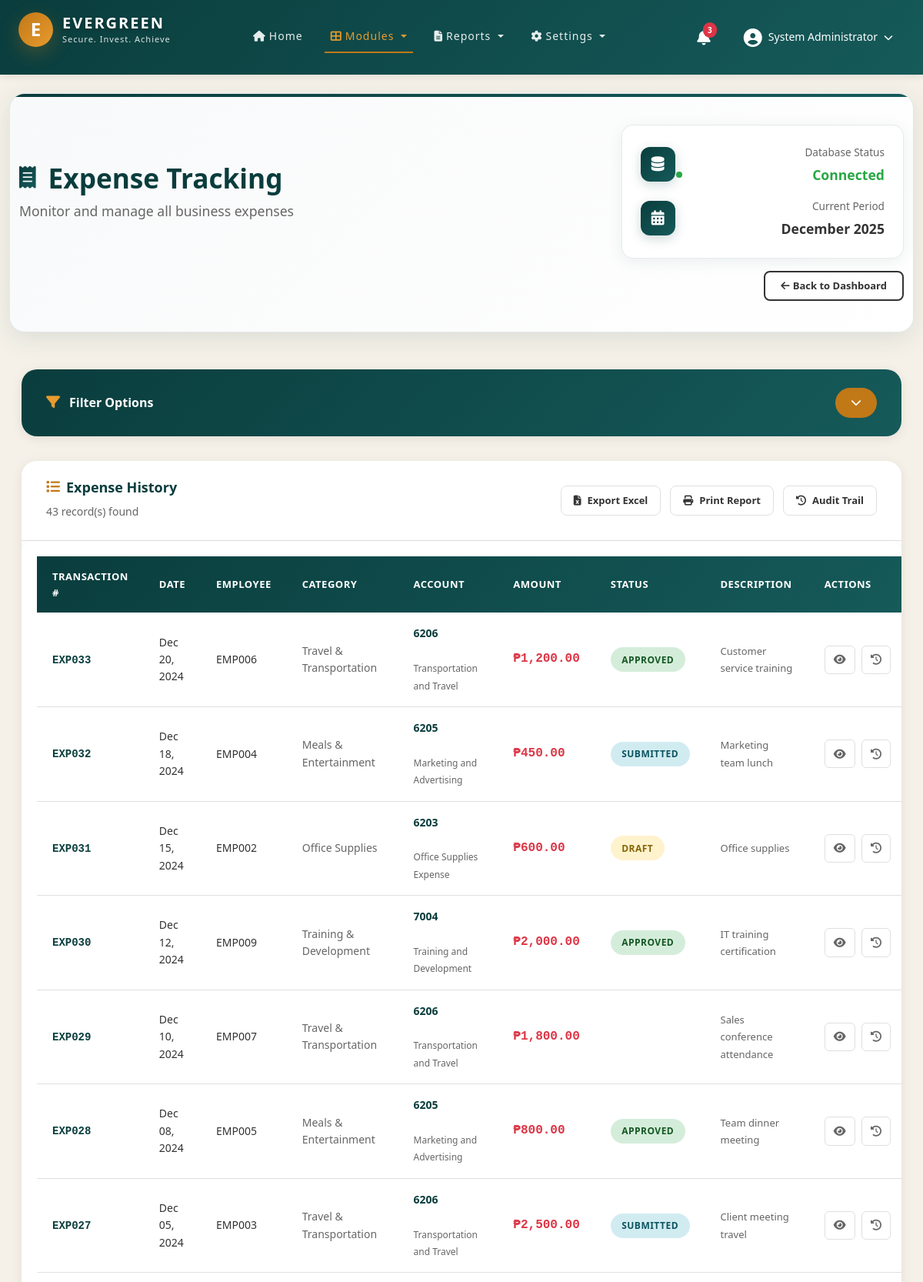
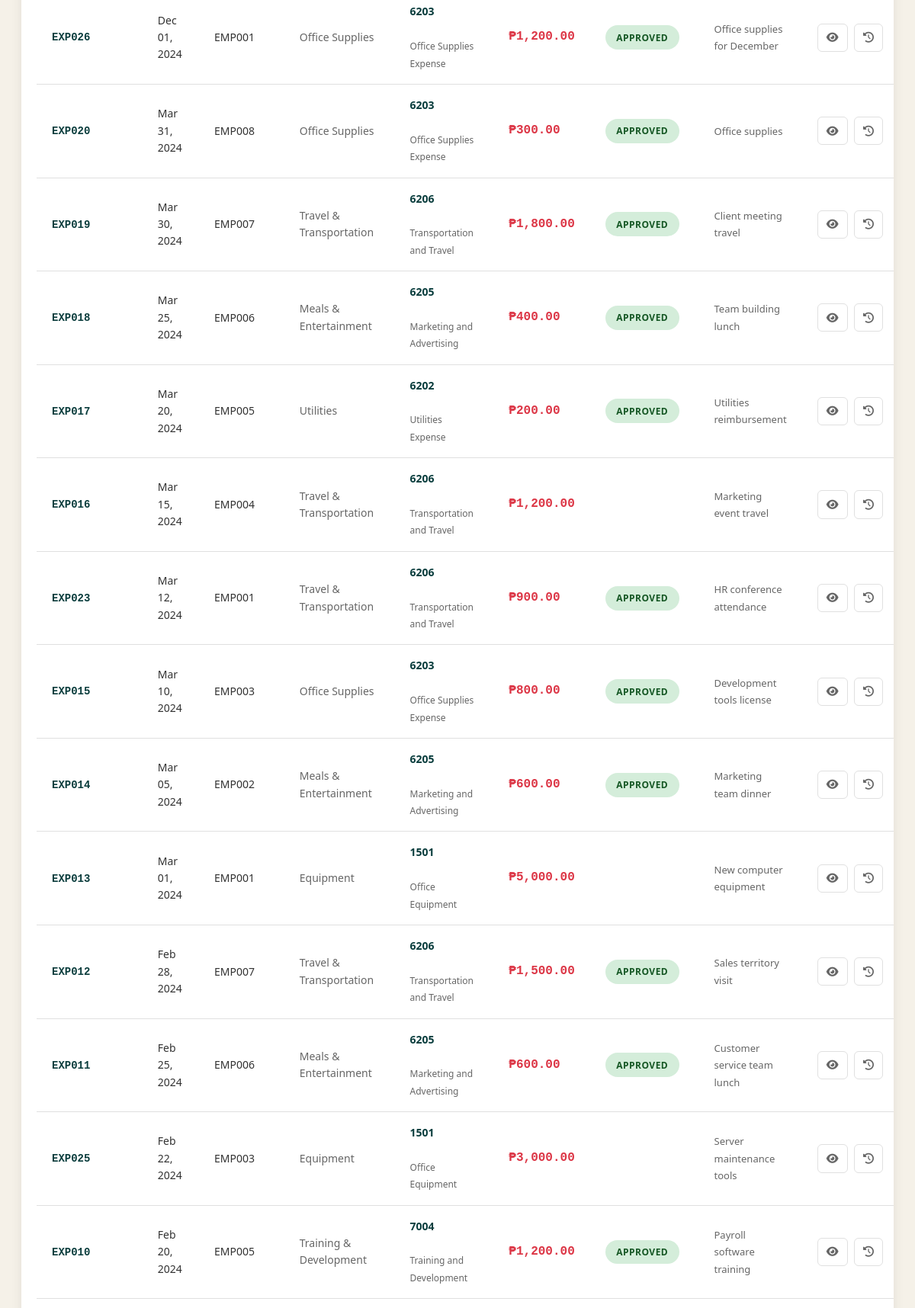
The app's page /modules/expense-tracking.php (signed in, upper part) with its own data (2 pictures, top to bottom).
### tables this page shows
CREATE TABLE users (
    id INT AUTO_INCREMENT PRIMARY KEY,
    username VARCHAR(50) UNIQUE NOT NULL,
    password_hash VARCHAR(255) NOT NULL,
    email VARCHAR(100) UNIQUE NOT NULL,
    full_name VARCHAR(100) NOT NULL,
    is_active BOOLEAN DEFAULT TRUE,
    last_login DATETIME,
    created_at DATETIME DEFAULT CURRENT_TIMESTAMP,
    updated_at DATETIME DEFAULT CURRENT_TIMESTAMP ON UPDATE CURRENT_TIMESTAMP,
    INDEX idx_username (username),
    INDEX idx_email (email)
);

CREATE TABLE expense_claims (
    id BIGINT AUTO_INCREMENT PRIMARY KEY,
    claim_no VARCHAR(50) UNIQUE NOT NULL,
    employee_external_no VARCHAR(100) NOT NULL,
    expense_date DATE NOT NULL,
    category_id INT NOT NULL,
    amount DECIMAL(18,2) NOT NULL,
    description TEXT,
    status ENUM('draft','submitted','approved','rejected','paid') DEFAULT 'draft',
    approved_by INT,
    approved_at DATETIME,
    payment_id BIGINT,
    journal_entry_id BIGINT,
    created_at DATETIME DEFAULT CURRENT_TIMESTAMP,
    FOREIGN KEY (category_id) REFERENCES expense_categories(id),
    FOREIGN KEY (approved_by) REFERENCES users(id),
    FOREIGN KEY (payment_id) REFERENCES payments(id),
    FOREIGN KEY (journal_entry_id) REFERENCES journal_entries(id),
    INDEX idx_claim_no (claim_no),
    INDEX idx_status (status)
);

CREATE TABLE expense_categories (
    id INT AUTO_INCREMENT PRIMARY KEY,
    code VARCHAR(20) UNIQUE NOT NULL,
    name VARCHAR(100) NOT NULL,
    account_id INT NOT NULL,
    description TEXT,
    is_active BOOLEAN DEFAULT TRUE,
    FOREIGN KEY (account_id) REFERENCES accounts(id),
    INDEX idx_code (code)
);

CREATE TABLE accounts (
    id INT AUTO_INCREMENT PRIMARY KEY,
    code VARCHAR(50) UNIQUE NOT NULL,
    name VARCHAR(150) NOT NULL,
    type_id INT NOT NULL,
    parent_account_id INT NULL,
    description TEXT,
    is_active BOOLEAN DEFAULT TRUE,
    created_by INT NOT NULL,
    created_at DATETIME DEFAULT CURRENT_TIMESTAMP,
    updated_at DATETIME DEFAULT CURRENT_TIMESTAMP ON UPDATE CURRENT_TIMESTAMP,
    FOREIGN KEY (type_id) REFERENCES account_types(id),
    FOREIGN KEY (parent_account_id) REFERENCES accounts(id),
    FOREIGN KEY (created_by) REFERENCES users(id),
    INDEX idx_code (code),
    INDEX idx_type_id (type_id)
);

### includes/session.php (called while the page is built, shortened)
<?php
function isLoggedIn() {
    return isset($_SESSION['user_id']) && isset($_SESSION['username']);
}
function getCurrentUser() {
    if (isLoggedIn()) {
        return [
            'id' => $_SESSION['user_id'],
            'username' => $_SESSION['username'],
            'email' => $_SESSION['email'] ?? '',
            'full_name' => $_SESSION['full_name'] ?? ''
        ];
    }
    return null;
}

### modules/expense-tracking.php (the view, shortened to what this page needs)
<?php
require_once '../config/database.php';
require_once '../includes/session.php';
$current_user = getCurrentUser();
$applyFilters = isset($_GET['apply_filters']);
$sql = "SELECT
            ec.id,
            ec.claim_no as transaction_number,
            ec.employee_external_no as employee_name,
            ec.expense_date as transaction_date,
            ec.amount,
            ec.description,
            ec.status,
            'expense_claim' as transaction_type,
            ecat.name as category_name,
            ecat.code as category_code,
            a.code as account_code,
            a.name as account_name,
            ec.created_at,
            'System' as created_by_name,
            approver.full_name as approved_by_name,
            ec.approved_at
        FROM expense_claims ec
        LEFT JOIN expense_categories ecat ON ec.category_id = ecat.id
        LEFT JOIN accounts a ON ecat.account_id = a.id
        LEFT JOIN users approver ON ec.approved_by = approver.id
        WHERE 1=1";
$sql .= " ORDER BY ec.expense_date DESC, ec.created_at DESC";
$expenses = [];
$stmt = $conn->prepare($sql);
if ($stmt === false) {
    error_log("SQL Error: " . $conn->error);
    $expenses = [];
} else {
    if ($stmt->execute()) {
        $result = $stmt->get_result();
        $expenses = $result->fetch_all(MYSQLI_ASSOC);
    } else {
        error_log("SQL Execution Error: " . $stmt->error);
        $expenses = [];
    }
}
?>
<!DOCTYPE html>
<html lang="en">
<head>
    <link href="https://cdn.jsdelivr.net/npm/bootstrap@5.3.2/dist/css/bootstrap.min.css" rel="stylesheet">
    <link rel="stylesheet" href="https://cdnjs.cloudflare.com/ajax/libs/font-awesome/6.5.1/css/all.min.css">
    <link rel="stylesheet" href="../assets/css/style.css">
    <link rel="stylesheet" href="../assets/css/dashboard.css">
    <link rel="stylesheet" href="../assets/css/financial-reporting.css">
    <link rel="stylesheet" href="../assets/css/expense-tracking.css">
</head>
<body>
    <nav class="navbar navbar-expand-lg navbar-custom">
        <div class="container-fluid px-4">
            <div class="logo-section">
                <div class="logo-circle">E</div>
                <div class="logo-text">
                    <h1>EVERGREEN</h1>
                    <p>Secure. Invest. Achieve</p>
                </div>
            </div>
            <div class="collapse navbar-collapse justify-content-center" id="navbarNav">
                <ul class="navbar-nav">
                    <li class="nav-item">
                        <a class="nav-link" href="../core/dashboard.php">
                            <i class="fas fa-home me-1"></i>Home
                        </a>
                    </li>
                    <li class="nav-item dropdown">
                        <a class="nav-link dropdown-toggle active" href="#" id="modulesDropdown" role="button" data-bs-toggle="dropdown" aria-expanded="false">
                            <i class="fas fa-th-large me-1"></i>Modules
                        </a>
                    </li>
                    <li class="nav-item dropdown">
                        <a class="nav-link dropdown-toggle" href="#" id="reportsDropdown" role="button" data-bs-toggle="dropdown" aria-expanded="false">
                            <i class="fas fa-file-alt me-1"></i>Reports
                        </a>
                    </li>
                    <li class="nav-item dropdown">
                        <a class="nav-link dropdown-toggle" href="#" id="settingsDropdown" role="button" data-bs-toggle="dropdown" aria-expanded="false">
                            <i class="fas fa-cog me-1"></i>Settings
                        </a>
                    </li>
                </ul>
            </div>
            <div class="d-flex align-items-center gap-3">
                <div class="dropdown d-none d-md-block">
                    <a class="nav-icon-btn" href="#" id="notificationsDropdown" role="button" data-bs-toggle="dropdown" aria-expanded="false">
                        <i class="fas fa-bell"></i>
                        <span class="notification-badge">3</span>
                    </a>
                </div>
                <div class="dropdown">
                    <a class="user-profile-btn" href="#" id="userDropdown" role="button" data-bs-toggle="dropdown" aria-expanded="false">
                        <i class="fas fa-user-circle me-2"></i>
                        <span class="d-none d-lg-inline"><?php echo htmlspecialchars($current_user['full_name']); ?></span>
                        <i class="fas fa-chevron-down ms-2 d-none d-lg-inline"></i>
                    </a>
                </div>
            </div>
        </div>
    </nav>
    <main class="container-fluid py-4">
        <div class="beautiful-page-header mb-5">
            <div class="container-fluid">
                <div class="row align-items-center">
                    <div class="col-lg-8">
                        <div class="header-content">
                            <h1 class="page-title-beautiful">
                                <i class="fas fa-receipt me-3"></i>
                                Expense Tracking
                            </h1>
                            <p class="page-subtitle-beautiful">
                                Monitor and manage all business expenses
                            </p>
                        </div>
                    </div>
                    <div class="col-lg-4 text-lg-end">
                        <div class="header-info-card">
                            <div class="info-item">
                                <div class="info-icon">
                                    <i class="fas fa-database"></i>
                                </div>
                                <div class="info-content">
                                    <div class="info-label">Database Status</div>
                                    <div class="info-value status-connected">Connected</div>
                                </div>
                            </div>
                            <div class="info-item">
                                <div class="info-icon">
                                    <i class="fas fa-calendar-alt"></i>
                                </div>
                                <div class="info-content">
                                    <div class="info-label">Current Period</div>
                                    <div class="info-value"><?php echo date('F Y'); ?></div>
                                </div>
                            </div>
                        </div>
                    </div>
                </div>
                <div class="header-actions mt-3">
                    <a href="../core/dashboard.php" class="btn btn-outline-secondary">
                        <i class="fas fa-arrow-left me-1"></i>Back to Dashboard
                    </a>
                </div>
            </div>
        </div>
        <div class="module-content">
            <div class="filter-section">
                <div class="filter-header">
                    <h3><i class="fas fa-filter"></i> Filter Options</h3>
                    <button class="btn-toggle-filters" onclick="toggleFilters()">
                        <i class="fas fa-chevron-down"></i>
                    </button>
                </div>
            </div>
            <div class="results-section">
                <div class="results-header">
                    <div class="results-info">
                        <h3><i class="fas fa-list"></i> Expense History</h3>
                        <span class="results-count">
                            <?php echo count($expenses); ?> record(s) found
                        </span>
                    </div>
                    <div class="results-actions">
                        <?php if (!empty($expenses)): ?>
                            <button class="btn-export" onclick="exportToExcel()">
                                <i class="fas fa-file-excel"></i> Export Excel
                            </button>
                            <button class="btn-print" onclick="printReport()">
                                <i class="fas fa-print"></i> Print Report
                            </button>
                            <button class="btn-audit" onclick="showAuditTrail()">
                                <i class="fas fa-history"></i> Audit Trail
                            </button>
                        <?php endif; ?>
                    </div>
                </div>
                <?php if (empty($expenses)): ?>
                    <div class="no-results">
                        <div class="no-results-icon">
                            <i class="fas fa-search"></i>
                        </div>
                        <h4>No Expense Records Found</h4>
                        <p>
                            <?php if ($applyFilters): ?>
                                No expenses match your current filter criteria. Try adjusting your filters or clear them to see all records.
                            <?php else: ?>
                                No expense records are available in the system.
                            <?php endif; ?>
                        </p>
                        <?php if ($applyFilters): ?>
                            <a href="expense-tracking.php" class="btn-primary">
                                <i class="fas fa-refresh"></i> Clear Filters
                            </a>
                        <?php endif; ?>
                    </div>
                <?php else: ?>
                    <div class="table-container">
                        <table class="expense-table" id="expenseTable">
                            <thead>
                                <tr>
                                    <th>Transaction #</th>
                                    <th>Date</th>
                                    <th>Employee</th>
                                    <th>Category</th>
                                    <th>Account</th>
                                    <th>Amount</th>
                                    <th>Status</th>
                                    <th>Description</th>
                                    <th>Actions</th>
                                </tr>
                            </thead>
                            <tbody>
                                <?php foreach ($expenses as $expense): ?>
                                    <tr>
                                        <td>
                                            <span class="transaction-number"><?php echo htmlspecialchars($expense['transaction_number']); ?></span>
                                        </td>
                                        <td>
                                            <span class="transaction-date"><?php echo date('M d, Y', strtotime($expense['transaction_date'])); ?></span>
                                        </td>
                                        <td>
                                            <span class="employee-name"><?php echo htmlspecialchars($expense['employee_name']); ?></span>
                                        </td>
                                        <td>
                                            <span class="category-name"><?php echo htmlspecialchars($expense['category_name']); ?></span>
                                        </td>
                                        <td>
                                            <span class="account-info">
                                                <strong><?php echo htmlspecialchars($expense['account_code']); ?></strong><br>
                                                <small><?php echo htmlspecialchars($expense['account_name']); ?></small>
                                            </span>
                                        </td>
                                        <td>
                                            <span class="amount">₱<?php echo number_format($expense['amount'], 2); ?></span>
                                        </td>
                                        <td>
                                            <span class="status-badge status-<?php echo $expense['status']; ?>">
                                                <?php echo ucfirst($expense['status']); ?>
                                            </span>
                                        </td>
                                        <td>
                                            <span class="description"><?php echo htmlspecialchars(substr($expense['description'], 0, 50)) . (strlen($expense['description']) > 50 ? '...' : ''); ?></span>
                                        </td>
                                        <td>
                                            <div class="action-buttons">
                                                <button class="btn-view" onclick="viewExpense(<?php echo $expense['id']; ?>)" title="View Details">
                                                    <i class="fas fa-eye"></i>
                                                </button>
                                                <button class="btn-audit-item" onclick="viewAuditTrail(<?php echo $expense['id']; ?>)" title="Audit Trail">
                                                    <i class="fas fa-history"></i>
                                                </button>
                                            </div>
                                        </td>
                                    </tr>
                                <?php endforeach; ?>
                            </tbody>
                        </table>
                    </div>
                <?php endif; ?>
            </div>
        </div>
    </main>
</body>
</html>

### records on screen
users: full_name "System Administrator"
expense_claims: claim_no "EXP033", expense_date "Dec 20, 2024", employee_external_no "EMP006", category.name "Travel & Transportation", accounts.code "6206", accounts.name "Transportation and Travel", amount "1,200.00", status "APPROVED", description "Customer service training"
expense_claims: claim_no "EXP032", expense_date "Dec 18, 2024", employee_external_no "EMP004", category.name "Meals & Entertainment", accounts.code "6205", accounts.name "Marketing and Advertising", amount "450.00", status "SUBMITTED", description "Marketing team lunch"
expense_claims: claim_no "EXP031", expense_date "Dec 15, 2024", employee_external_no "EMP002", category.name "Office Supplies", accounts.code "6203", accounts.name "Office Supplies Expense", amount "600.00", status "DRAFT", description "Office supplies"
expense_claims: claim_no "EXP030", expense_date "Dec 12, 2024", employee_external_no "EMP009", category.name "Training & Development", accounts.code "7004", accounts.name "Training and Development", amount "2,000.00", status "APPROVED", description "IT training certification"
expense_claims: claim_no "EXP029", expense_date "Dec 10, 2024", employee_external_no "EMP007", category.name "Travel & Transportation", accounts.code "6206", accounts.name "Transportation and Travel", amount "1,800.00", description "Sales conference attendance"
expense_claims: claim_no "EXP028", expense_date "Dec 08, 2024", employee_external_no "EMP005", category.name "Meals & Entertainment", accounts.code "6205", accounts.name "Marketing and Advertising", amount "800.00", status "APPROVED", description "Team dinner meeting"
expense_claims: claim_no "EXP027", expense_date "Dec 05, 2024", employee_external_no "EMP003", category.name "Travel & Transportation", accounts.code "6206", accounts.name "Transportation and Travel", amount "2,500.00", status "SUBMITTED", description "Client meeting travel"
expense_claims: claim_no "EXP026", expense_date "Dec 01, 2024", employee_external_no "EMP001", category.name "Office Supplies", accounts.code "6203", accounts.name "Office Supplies Expense", amount "1,200.00", status "APPROVED", description "Office supplies for December"
expense_claims: claim_no "EXP020", expense_date "Mar 31, 2024", employee_external_no "EMP008", category.name "Office Supplies", accounts.code "6203", accounts.name "Office Supplies Expense", amount "300.00", status "APPROVED", description "Office supplies"
expense_claims: claim_no "EXP019", expense_date "Mar 30, 2024", employee_external_no "EMP007", category.name "Travel & Transportation", accounts.code "6206", accounts.name "Transportation and Travel", amount "1,800.00", status "APPROVED", description "Client meeting travel"
expense_claims: claim_no "EXP018", expense_date "Mar 25, 2024", employee_external_no "EMP006", category.name "Meals & Entertainment", accounts.code "6205", accounts.name "Marketing and Advertising", amount "400.00", status "APPROVED", description "Team building lunch"
expense_claims: claim_no "EXP017", expense_date "Mar 20, 2024", employee_external_no "EMP005", category.name "Utilities", accounts.code "6202", accounts.name "Utilities Expense", amount "200.00", status "APPROVED", description "Utilities reimbursement"
expense_claims: claim_no "EXP016", expense_date "Mar 15, 2024", employee_external_no "EMP004", category.name "Travel & Transportation", accounts.code "6206", accounts.name "Transportation and Travel", amount "1,200.00", description "Marketing event travel"
expense_claims: claim_no "EXP023", expense_date "Mar 12, 2024", employee_external_no "EMP001", category.name "Travel & Transportation", accounts.code "6206", accounts.name "Transportation and Travel", amount "900.00", status "APPROVED", description "HR conference attendance"
expense_claims: claim_no "EXP015", expense_date "Mar 10, 2024", employee_external_no "EMP003", category.name "Office Supplies", accounts.code "6203", accounts.name "Office Supplies Expense", amount "800.00", status "APPROVED", description "Development tools license"
expense_claims: claim_no "EXP014", expense_date "Mar 05, 2024", employee_external_no "EMP002", category.name "Meals & Entertainment", accounts.code "6205", accounts.name "Marketing and Advertising", amount "600.00", status "APPROVED", description "Marketing team dinner"
expense_claims: claim_no "EXP013", expense_date "Mar 01, 2024", employee_external_no "EMP001", category.name "Equipment", accounts.code "1501", accounts.name "Office Equipment", amount "5,000.00", description "New computer equipment"
expense_claims: claim_no "EXP012", expense_date "Feb 28, 2024", employee_external_no "EMP007", category.name "Travel & Transportation", accounts.code "6206", accounts.name "Transportation and Travel", amount "1,500.00", status "APPROVED", description "Sales territory visit"
expense_claims: claim_no "EXP011", expense_date "Feb 25, 2024", employee_external_no "EMP006", category.name "Meals & Entertainment", accounts.code "6205", accounts.name "Marketing and Advertising", amount "600.00", status "APPROVED", description "Customer service team lunch"
expense_claims: claim_no "EXP025", expense_date "Feb 22, 2024", employee_external_no "EMP003", category.name "Equipment", accounts.code "1501", accounts.name "Office Equipment", amount "3,000.00", description "Server maintenance tools"
expense_claims: claim_no "EXP010", expense_date "Feb 20, 2024", employee_external_no "EMP005", category.name "Training & Development", accounts.code "7004", accounts.name "Training and Development", amount "1,200.00", status "APPROVED", description "Payroll software training"

### other values on screen
count($expenses) "43"
